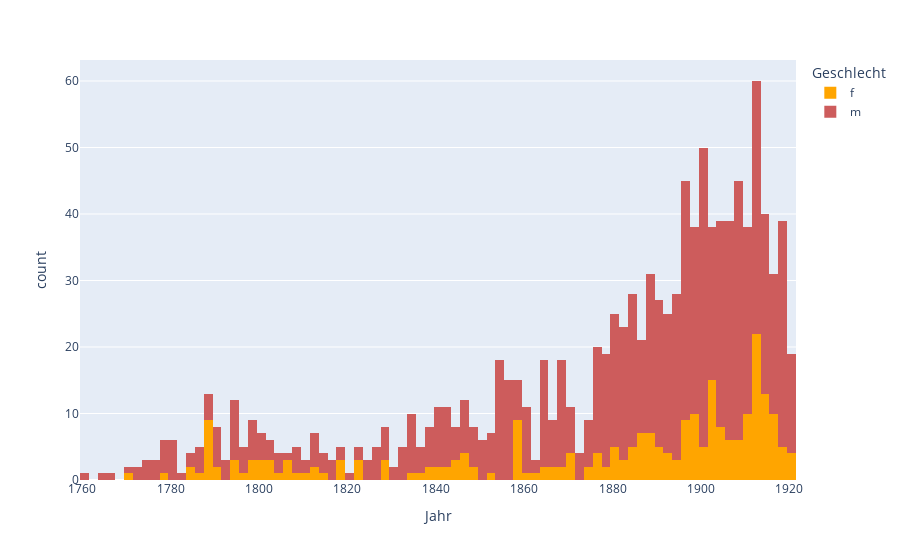

The notebook cell saved with this chart:
### Markdown cell above
# Autorengeschlecht und Jahr

### Code cell
fig = px.histogram(df, x="Jahr", nbins=150, color="Geschlecht", color_discrete_sequence=['orange', "indianred"])
fig.show()

### Figure 1 — Plotly figure (JSON) as saved in the notebook; plotly's stock layout.template omitted (floating-point values rounded to 4 significant figures; data arrays with more than 128 entries replaced by an {"elided": "..."} marker saying what was removed)
{"data": [{"alignmentgroup": "True", "bingroup": "x", "hovertemplate": "Geschlecht=f<br>Jahr=%{x}<br>count=%{y}<extra></extra>", "legendgroup": "f", "marker": {"color": "orange", "pattern": {"shape": ""}}, "name": "f", "nbinsx": 150, "offsetgroup": "f", "orientation": "v", "showlegend": true, "type": "histogram", "x": {"elided": "256 int values"}, "xaxis": "x", "yaxis": "y"}, {"alignmentgroup": "True", "bingroup": "x", "hovertemplate": "Geschlecht=m<br>Jahr=%{x}<br>count=%{y}<extra></extra>", "legendgroup": "m", "marker": {"color": "indianred", "pattern": {"shape": ""}}, "name": "m", "nbinsx": 150, "offsetgroup": "m", "orientation": "v", "showlegend": true, "type": "histogram", "x": {"elided": "891 int values"}, "xaxis": "x", "yaxis": "y"}], "layout": {"barmode": "relative", "legend": {"title": {"text": "Geschlecht"}, "tracegroupgap": 0}, "margin": {"t": 60}, "xaxis": {"anchor": "y", "domain": [0, 1], "title": {"text": "Jahr"}}, "yaxis": {"anchor": "x", "domain": [0, 1], "title": {"text": "count"}}}}
